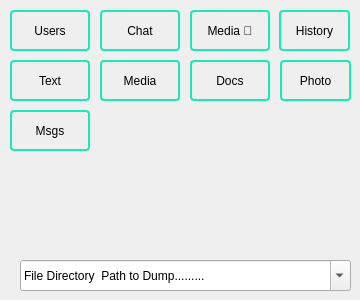
      <widget class="QWidget" name="dumping_tab">
       <attribute name="title">
        <string>Dumping</string>
       </attribute>
       <widget class="QPushButton" name="dumpMessage_button">
        <property name="geometry">
         <rect>
          <x>10</x>
          <y>110</y>
          <width>80</width>
          <height>41</height>
         </rect>
        </property>
        <property name="styleSheet">
         <string notr="true">  border: 2px solid #1de9b6;
  border-radius: 4px;
  height: 32px;</string>
        </property>
        <property name="text">
         <string>Msgs</string>
        </property>
       </widget>
       <widget class="QPushButton" name="saveUser_button">
        <property name="geometry">
         <rect>
          <x>10</x>
          <y>10</y>
          <width>80</width>
          <height>41</height>
         </rect>
        </property>
        <property name="toolTip">
         <string>Users whose identifiers were shared with the bot such as User ID and Username</string>
        </property>
        <property name="styleSheet">
         <string notr="true">  border: 2px solid #1de9b6;
  border-radius: 4px;
  height: 32px;</string>
        </property>
        <property name="text">
         <string>Users</string>
        </property>
       </widget>
       <widget class="QPushButton" name="dumpPhoto_button">
        <property name="geometry">
         <rect>
          <x>280</x>
          <y>60</y>
          <width>71</width>
          <height>41</height>
         </rect>
        </property>
        <property name="styleSheet">
         <string notr="true">  border: 2px solid #1de9b6;
  border-radius: 4px;
  height: 32px;</string>
        </property>
        <property name="text">
         <string>Photo</string>
        </property>
       </widget>
       <widget class="QPushButton" name="dumpHistory_button">
        <property name="geometry">
         <rect>
          <x>279</x>
          <y>10</y>
          <width>71</width>
          <height>41</height>
         </rect>
        </property>
        <property name="styleSheet">
         <string notr="true">  border: 2px solid #1de9b6;
  border-radius: 4px;
  height: 32px;</string>
        </property>
        <property name="text">
         <string>History</string>
        </property>
       </widget>
       <widget class="QPushButton" name="saveText_button">
        <property name="geometry">
         <rect>
          <x>10</x>
          <y>60</y>
          <width>80</width>
          <height>41</height>
         </rect>
        </property>
        <property name="styleSheet">
         <string notr="true">  border: 2px solid #1de9b6;
  border-radius: 4px;
  height: 32px;</string>
        </property>
        <property name="text">
         <string>Text</string>
        </property>
       </widget>
       <widget class="QPushButton" name="dumpDocument_button">
        <property name="geometry">
         <rect>
          <x>190</x>
          <y>60</y>
          <width>80</width>
          <height>41</height>
         </rect>
        </property>
        <property name="styleSheet">
         <string notr="true">  border: 2px solid #1de9b6;
  border-radius: 4px;
  height: 32px;</string>
        </property>
        <property name="text">
         <string>Docs</string>
        </property>
       </widget>
       <widget class="QPushButton" name="saveChat_button">
        <property name="geometry">
         <rect>
          <x>100</x>
          <y>10</y>
          <width>80</width>
          <height>41</height>
         </rect>
        </property>
        <property name="toolTip">
         <string>Information about a chat that was shared with the bot</string>
        </property>
        <property name="styleSheet">
         <string notr="true">  border: 2px solid #1de9b6;
  border-radius: 4px;
  height: 32px;</string>
        </property>
        <property name="text">
         <string>Chat</string>
        </property>
       </widget>
       <widget class="QPushButton" name="saveMedia_button">
        <property name="geometry">
         <rect>
          <x>100</x>
          <y>60</y>
          <width>80</width>
          <height>41</height>
         </rect>
        </property>
        <property name="styleSheet">
         <string notr="true">  border: 2px solid #1de9b6;
  border-radius: 4px;
  height: 32px;</string>
        </property>
        <property name="text">
         <string>Media</string>
        </property>
       </widget>
       <widget class="QPushButton" name="saveMedia_photo_button">
        <property name="geometry">
         <rect>
          <x>190</x>
          <y>10</y>
          <width>80</width>
          <height>41</height>
         </rect>
        </property>
        <property name="styleSheet">
         <string notr="true">  border: 2px solid #1de9b6;
  border-radius: 4px;
  height: 32px;</string>
        </property>
        <property name="text">
         <string>Media 📸</string>
        </property>
       </widget>
       <widget class="QComboBox" name="dumping_file_directory_comboBox">
        <property name="geometry">
         <rect>
          <x>20</x>
          <y>260</y>
          <width>331</width>
          <height>31</height>
         </rect>
        </property>
        <property name="toolTip">
         <string>Choose the default path you would like to dump the content to.
You can type in this entry if you want to save
the content to a custom directory path of your choice</string>
        </property>
        <property name="editable">
         <bool>true</bool>
        </property>
        <property name="currentText">
         <string>File Directory  Path to Dump.........</string>
        </property>
        <property name="placeholderText">
         <string>File Directory  Path to Dump.........</string>
        </property>
        <item>
         <property name="text">
          <string>Desktop</string>
         </property>
        </item>
        <item>
         <property name="text">
          <string>Downloads</string>
         </property>
        </item>
        <item>
         <property name="text">
          <string>Documents</string>
         </property>
        </item>
       </widget>
      </widget>
